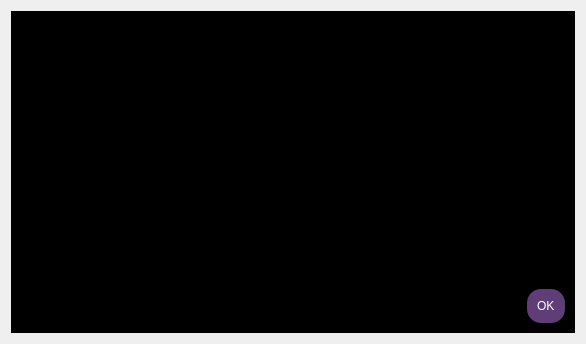
<?xml version="1.0" encoding="UTF-8"?>
<ui version="4.0">
 <class>Dialog</class>
 <widget class="QDialog" name="Dialog">
  <property name="geometry">
   <rect>
    <x>0</x>
    <y>0</y>
    <width>586</width>
    <height>344</height>
   </rect>
  </property>
  <property name="windowTitle">
   <string>Dialog</string>
  </property>
  <layout class="QGridLayout" name="gridLayout">
   <item row="0" column="0">
    <widget class="QFrame" name="frameMessageContent">
     <property name="styleSheet">
      <string notr="true">QFrame {

	background-color : #000000;

}</string>
     </property>
     <property name="frameShape">
      <enum>QFrame::StyledPanel</enum>
     </property>
     <property name="frameShadow">
      <enum>QFrame::Raised</enum>
     </property>
     <layout class="QGridLayout" name="gridLayout_2">
      <property name="leftMargin">
       <number>9</number>
      </property>
      <property name="topMargin">
       <number>9</number>
      </property>
      <property name="rightMargin">
       <number>9</number>
      </property>
      <property name="bottomMargin">
       <number>9</number>
      </property>
      <property name="spacing">
       <number>9</number>
      </property>
      <item row="1" column="0" colspan="3">
       <widget class="QPlainTextEdit" name="plainTextEditMessage">
        <property name="styleSheet">
         <string notr="true">QPlainTextEdit {

	font : 75 12pt &quot;Microsoft JhengHei UI Light&quot;;
	color: #FFFFFF;
	padding : 10px;
	text-align : left;
}

QPlainTextEdit::hover {
	color : #5F3E77;
}</string>
        </property>
       </widget>
      </item>
      <item row="3" column="0">
       <spacer name="horizontalSpacer">
        <property name="orientation">
         <enum>Qt::Horizontal</enum>
        </property>
        <property name="sizeHint" stdset="0">
         <size>
          <width>40</width>
          <height>20</height>
         </size>
        </property>
       </spacer>
      </item>
      <item row="0" column="0" alignment="Qt::AlignLeft">
       <widget class="QLabel" name="labelTitle">
        <property name="styleSheet">
         <string notr="true">QLabel {

	font : 75 16pt &quot;Microsoft JhengHei UI Light&quot;;
	color: #FFFFFF;
	padding : 10px;

	text-align : left;
}

QLabel::hover {

	color : #5F3E77;

}</string>
        </property>
        <property name="text">
         <string/>
        </property>
       </widget>
      </item>
      <item row="0" column="1" colspan="2">
       <spacer name="horizontalSpacer_2">
        <property name="orientation">
         <enum>Qt::Horizontal</enum>
        </property>
        <property name="sizeHint" stdset="0">
         <size>
          <width>40</width>
          <height>20</height>
         </size>
        </property>
       </spacer>
      </item>
      <item row="3" column="2">
       <widget class="QDialogButtonBox" name="buttonBox">
        <property name="minimumSize">
         <size>
          <width>0</width>
          <height>0</height>
         </size>
        </property>
        <property name="maximumSize">
         <size>
          <width>473</width>
          <height>16777215</height>
         </size>
        </property>
        <property name="autoFillBackground">
         <bool>false</bool>
        </property>
        <property name="styleSheet">
         <string notr="true">QPushButton{
	background-color: #5F3E77;

	border-top-left-radius: 14px;
	border-bottom-left-radius: 14px;
	border-top-right-radius: 14px;
	border-bottom-right-radius: 14px;

	font : 75 12pt &quot;Microsoft JhengHei UI&quot; bold;
	color: #FFFFFF;
	padding : 10px;

	text-align : left;
}

QPushButton:hover{
	background-color: #222222;
	border-top-left-radius: 14px;	
	border-bottom-left-radius: 14px;
	border-top-right-radius: 14px;
	border-bottom-right-radius: 14px;

	font : 75 12pt &quot;Microsoft JhengHei UI&quot; bold;
	color: #FFFFFF;
	text-align : left;

}</string>
        </property>
        <property name="orientation">
         <enum>Qt::Horizontal</enum>
        </property>
        <property name="standardButtons">
         <set>QDialogButtonBox::Ok</set>
        </property>
       </widget>
      </item>
      <item row="2" column="0" colspan="3">
       <spacer name="horizontalSpacer_3">
        <property name="orientation">
         <enum>Qt::Horizontal</enum>
        </property>
        <property name="sizeHint" stdset="0">
         <size>
          <width>40</width>
          <height>20</height>
         </size>
        </property>
       </spacer>
      </item>
     </layout>
    </widget>
   </item>
  </layout>
 </widget>
 <resources/>
 <connections>
  <connection>
   <sender>buttonBox</sender>
   <signal>accepted()</signal>
   <receiver>Dialog</receiver>
   <slot>accept()</slot>
   <hints>
    <hint type="sourcelabel">
     <x>248</x>
     <y>254</y>
    </hint>
    <hint type="destinationlabel">
     <x>157</x>
     <y>274</y>
    </hint>
   </hints>
  </connection>
  <connection>
   <sender>buttonBox</sender>
   <signal>rejected()</signal>
   <receiver>Dialog</receiver>
   <slot>reject()</slot>
   <hints>
    <hint type="sourcelabel">
     <x>316</x>
     <y>260</y>
    </hint>
    <hint type="destinationlabel">
     <x>286</x>
     <y>274</y>
    </hint>
   </hints>
  </connection>
 </connections>
</ui>
